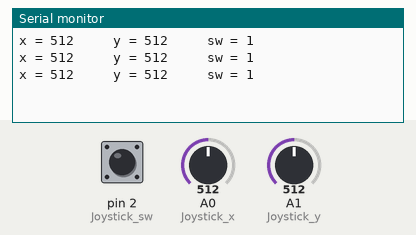
This sketch was run on a simulated Arduino Uno, built with avr-gcc and run on an emulated ATmega328P. Parts: the last lines printed to the serial monitor. The test bench sets the inputs (shaded band); at power-on: A0 (Joystick_x) = 512, A1 (Joystick_y) = 512, pin 2 (Joystick_sw) HIGH.

Above: at 1.3 s.
1.4 s: A0 (Joystick_x) set to 716
At 1.8 s:
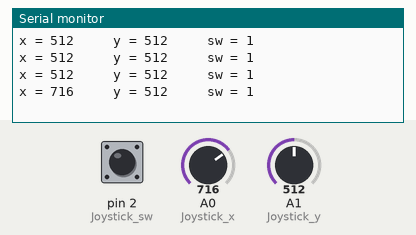
2.9 s: A1 (Joystick_y) set to 716
At 3.4 s:
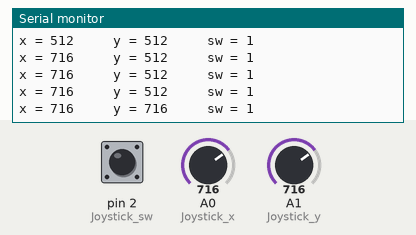
4.4 s: pin 2 (Joystick_sw) pulled LOW for 0.6 s
At 4.9 s:
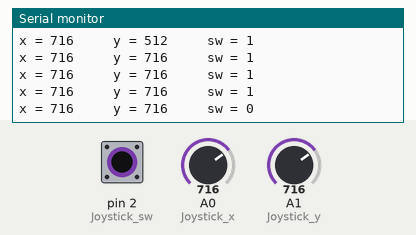
6.5 s: A0 (Joystick_x) set to 900
At 6.9 s:
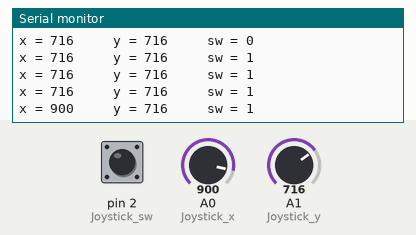
8.0 s: pin 2 (Joystick_sw) pulled LOW for 1 s
At 8.4 s:
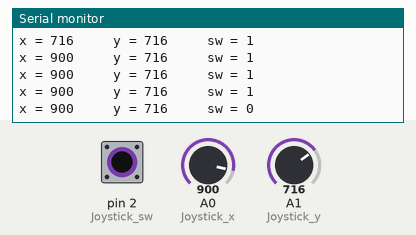
10.5 s: A1 (Joystick_y) set to 900
At 10.9 s:
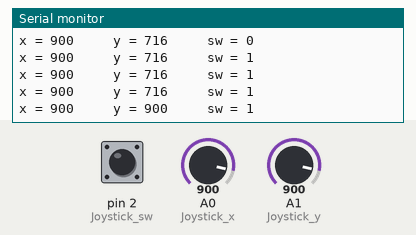
Timing chart, 0 to 13.0 s (numbered marks = the images above; inputs shaded):
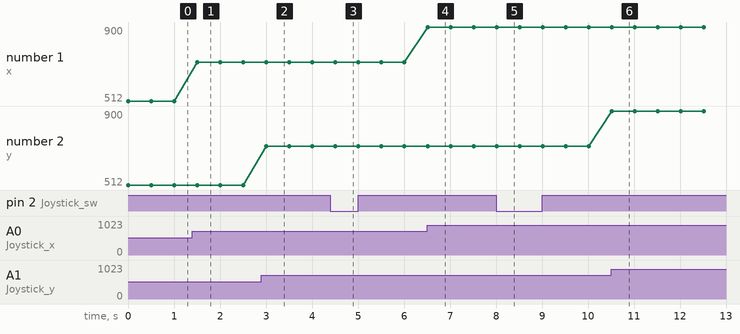

Measured:
- after the input at 1.4 s, the serial monitor: prints a new line after 0.10 s (image 1)
- after the input at 2.9 s, the serial monitor: prints a new line after 0.11 s (image 2)
- after the input at 4.4 s, the serial monitor: prints a new line after 0.11 s (image 3)
- after the input at 6.5 s, the serial monitor: prints a new line at once (image 4)
- after the input at 8.0 s, the serial monitor: prints a new line at once (image 5)
- after the input at 10.5 s, the serial monitor: prints a new line at once (image 6)
- plotted number 1: 512 → 716 after the input at 1.4 s, 716 → 900 after the input at 6.5 s

The sketch:

joystick_master.ino
```cpp
#include <SoftwareSerial.h>

SoftwareSerial BTSerial(10, 11); // (Rx, Tx)
int Joystick_x = A0;
int Joystick_y = A1;
int Joystick_sw = 2;

void setup() {
  Serial.begin(9600);
  BTSerial.begin(38400);
  pinMode(Joystick_sw, INPUT_PULLUP);
}

void loop() {
  int x, y, sw;
  x = analogRead(Joystick_x);
  y = analogRead(Joystick_y);
  sw = digitalRead(Joystick_sw);

  Serial.print("x = ");
  Serial.print(x);
  Serial.print("\t\t y = ");
  Serial.print(y);
  Serial.print("\t\t sw = ");
  Serial.println(sw);

  if (y > 1000){
    BTSerial.write("0");
  }
  else if (y < 100) {
    BTSerial.write("1");
  }
  else if (x > 1000) {
    BTSerial.write("2");
  }
  else if (x < 100) {
    BTSerial.write("3");
  }
  else if (sw == 0) {
    BTSerial.write("4");
  }

  delay(500);
}
```
